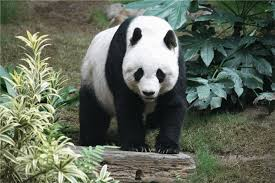
#> input picture CVL/Lab2/sample.jpg, 275 x 183 px
$ python l2q6.py
#> lines starting #> are read from the running program, lines starting #| are printed output that depends on the picture; after the words box and inside, x2 and y2 are one past the last pixel; in counts of white or black regions, pixels touching at a corner belong together
# Bright spot detection

import cv2
import numpy as np

# Load the image
image_path = 'sample.jpg'
image = cv2.imread(image_path)
#> image is the input picture: shape (183, 275, 3); mean B, G, R 90, 104.7, 97

# Check if image is loaded properly
if image is None:
    raise Exception("Image not found or path is incorrect")

# Convert to grayscale
gray = cv2.cvtColor(image, cv2.COLOR_BGR2GRAY)
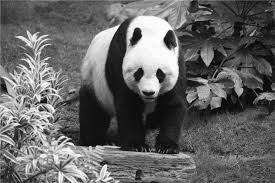
#> gray: shape (183, 275); min 0, max 255, mean 100.7

# Apply GaussianBlur to reduce noise and improve thresholding
blurred = cv2.GaussianBlur(gray, (5, 5), 0)
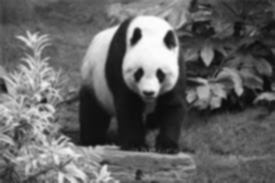
#> blurred: shape (183, 275); min 11, max 253, mean 100.6

# Apply a binary threshold to get bright spots
# You may need to adjust the threshold value based on your image
_, thresholded = cv2.threshold(blurred, 200, 255, cv2.THRESH_BINARY)
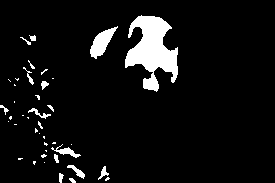
#> thresholded: shape (183, 275); 6.8% white; 41 white regions (25 under 20 px)

# Find contours of the bright spots
contours, _ = cv2.findContours(thresholded, cv2.RETR_EXTERNAL, cv2.CHAIN_APPROX_SIMPLE)
#> contours = 41 contours, 31 with area under 20; largest, box (x1, y1, x2, y2) and area: (125, 15, 178, 92) 2056, (90, 26, 118, 59) 371, (51, 144, 81, 158) 92, (67, 165, 85, 179) 68, (28, 108, 51, 119) 44

# Draw contours on the original image
result_image = image.copy()
cv2.drawContours(result_image, contours, -1, (0, 255, 0), 2)  # Green contours with thickness 2
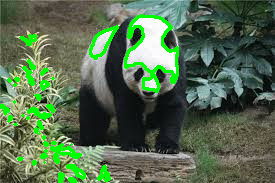
#> result_image: shape (183, 275, 3); 6.27% of pixels changed, all inside (x1, y1, x2, y2) = (0, 14, 179, 183)

# Show the images
cv2.imshow('Original Image', image)
cv2.imshow('Thresholded Image', thresholded)
cv2.imshow('Detected Bright Spots', result_image)

# Wait until a key is pressed and then close all windows
cv2.waitKey(0)
cv2.destroyAllWindows()

$ run again, with CVL/Lab2/cameraman.png saved as CVL/Lab2/sample.jpg
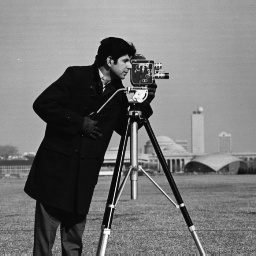
#> input picture CVL/Lab2/cameraman.png, 256 x 256 px
#> image is the input picture: shape (256, 256, 3); min 4, max 254, mean 118.7
#> `_, thresholded = cv2.threshold(blurred, 200, 255, cv2.THRESH_BINARY)`:
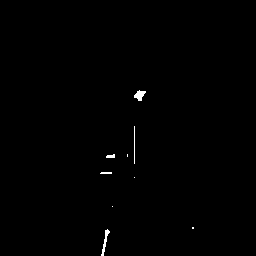
#> thresholded: shape (256, 256); 0.38% white; 9 white regions (4 under 20 px)
#> contours = 9 contours, 7 with area under 20; largest, box (x1, y1, x2, y2) and area: (134, 90, 146, 101) 60, (101, 229, 110, 256) 48
#> `cv2.drawContours(result_image, contours, -1, (0, 255, 0), 2)`:
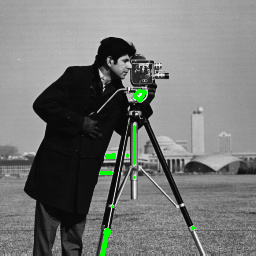
#> result_image: shape (256, 256, 3); 0.78% of pixels changed, all inside (x1, y1, x2, y2) = (99, 89, 195, 256)
